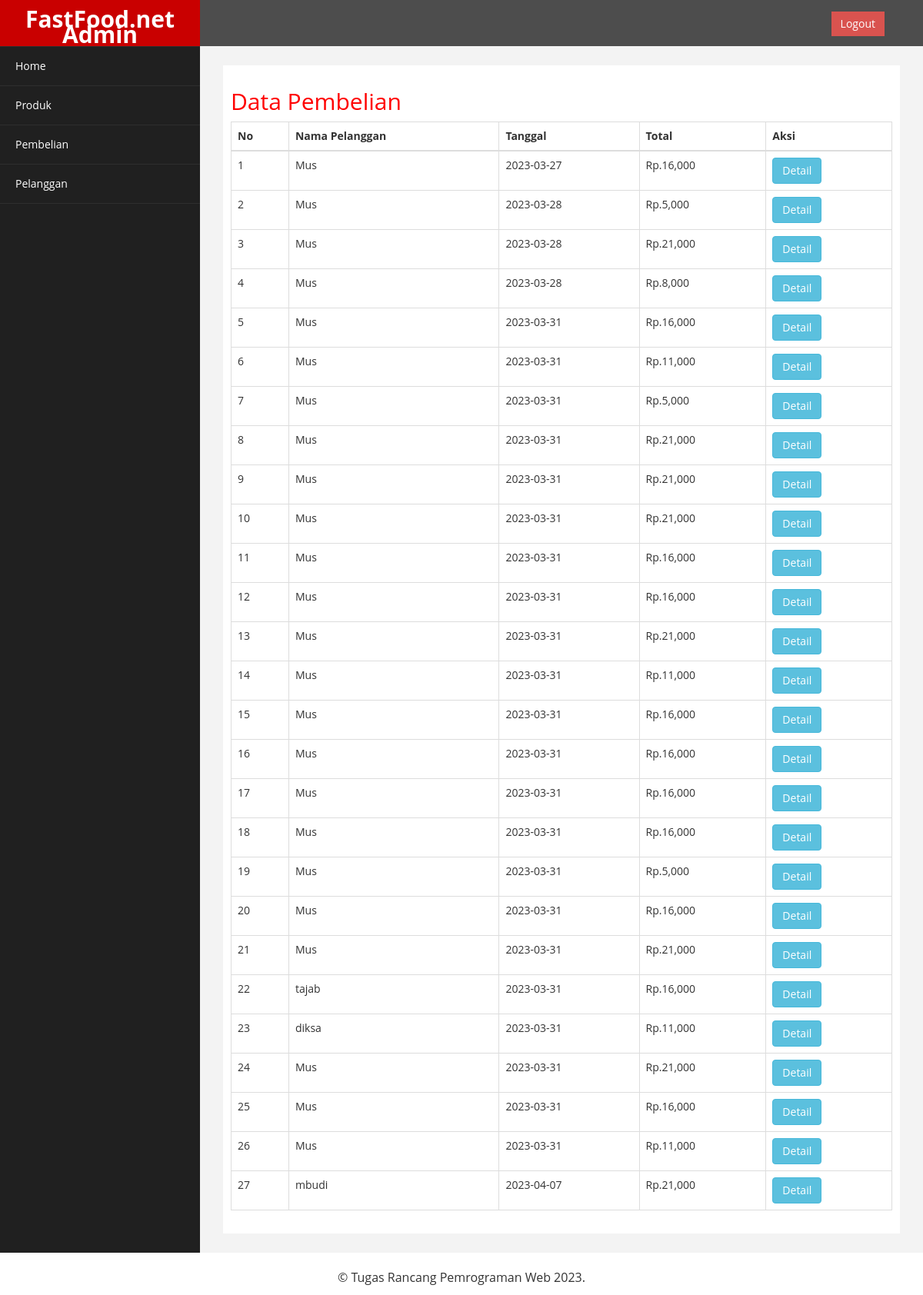
Page /admin/index.php?halaman=pembelian (signed in) on the committed database.
### tables this page shows
CREATE TABLE `pembelian` (
  `id_pembelian` int(11) NOT NULL,
  `tanggal_pembelian` date DEFAULT NULL,
  `jumlah_pembelian` int(11) NOT NULL,
  `ongkir` int(11) NOT NULL,
  `total_pembelian` int(11) DEFAULT NULL,
  `id_pelanggan` int(11) DEFAULT NULL
);

CREATE TABLE `pelanggan` (
  `id_pelanggan` int(11) NOT NULL,
  `email_pelanggan` varchar(100) DEFAULT NULL,
  `password_pelanggan` varchar(50) DEFAULT NULL,
  `nama_pelanggan` varchar(100) DEFAULT NULL,
  `telepon_pelanggan` varchar(15) DEFAULT NULL,
  `alamat_pelanggan` varchar(100) NOT NULL,
  `foto_profil` varchar(100) NOT NULL
);

### admin/pembelian.php (the view, shortened to what this page needs)
<h2>Data Pembelian</h2>
<div class="table-responsive">
	<table class="table table-bordered">
		<thead>
			<tr>
				<th>No</th>
				<th>Nama Pelanggan</th>
				<th>Tanggal</th>
				<th>Total</th>
				<th>Aksi</th>
			</tr>
		</thead>
		<tbody>
			<?php $no=1; ?>
			<?php $query=$conn->query("SELECT * FROM pembelian JOIN pelanggan ON pembelian.id_pelanggan=pelanggan.id_pelanggan") ?>
			<?php while ($data=$query->fetch_assoc()) {
				?>
				<tr>
					<td><?php echo $no++; ?></td>
					<td><?php echo $data['nama_pelanggan']; ?></td>
					<td><?php echo $data['tanggal_pembelian']; ?></td>
					<td>Rp.<?php echo number_format($data['total_pembelian']); ?></td>
					<td>
						<a href="index.php?halaman=detail&id=<?php echo $data['id_pembelian']; ?>" class="btn btn-info">Detail</a>
					</td>
				</tr>
				<?php
			} ?>
		</tbody>
	</table>
</div>

### admin/assets/css/custom.css (style rules this page uses)
body { font-family: 'Open Sans', sans-serif; }
h2 { color: #f00; }

### rows in the picture
pembelian: id_pelanggan.nama_pelanggan "Mus", tanggal_pembelian "2023-03-27", total_pembelian "16,000"
pembelian: id_pelanggan.nama_pelanggan "Mus", tanggal_pembelian "2023-03-28", total_pembelian "5,000"
pembelian: id_pelanggan.nama_pelanggan "Mus", tanggal_pembelian "2023-03-28", total_pembelian "21,000"
pembelian: id_pelanggan.nama_pelanggan "Mus", tanggal_pembelian "2023-03-28", total_pembelian "8,000"
pembelian: id_pelanggan.nama_pelanggan "Mus", tanggal_pembelian "2023-03-31", total_pembelian "16,000"
pembelian: id_pelanggan.nama_pelanggan "Mus", tanggal_pembelian "2023-03-31", total_pembelian "11,000"
pembelian: id_pelanggan.nama_pelanggan "Mus", tanggal_pembelian "2023-03-31", total_pembelian "5,000"
pembelian: id_pelanggan.nama_pelanggan "Mus", tanggal_pembelian "2023-03-31", total_pembelian "21,000"
pembelian: id_pelanggan.nama_pelanggan "Mus", tanggal_pembelian "2023-03-31", total_pembelian "21,000"
pembelian: id_pelanggan.nama_pelanggan "Mus", tanggal_pembelian "2023-03-31", total_pembelian "21,000"
pembelian: id_pelanggan.nama_pelanggan "Mus", tanggal_pembelian "2023-03-31", total_pembelian "16,000"
pembelian: id_pelanggan.nama_pelanggan "Mus", tanggal_pembelian "2023-03-31", total_pembelian "16,000"
pembelian: id_pelanggan.nama_pelanggan "Mus", tanggal_pembelian "2023-03-31", total_pembelian "21,000"
pembelian: id_pelanggan.nama_pelanggan "Mus", tanggal_pembelian "2023-03-31", total_pembelian "11,000"
pembelian: id_pelanggan.nama_pelanggan "Mus", tanggal_pembelian "2023-03-31", total_pembelian "16,000"
pembelian: id_pelanggan.nama_pelanggan "Mus", tanggal_pembelian "2023-03-31", total_pembelian "16,000"
pembelian: id_pelanggan.nama_pelanggan "Mus", tanggal_pembelian "2023-03-31", total_pembelian "16,000"
pembelian: id_pelanggan.nama_pelanggan "Mus", tanggal_pembelian "2023-03-31", total_pembelian "16,000"
pembelian: id_pelanggan.nama_pelanggan "Mus", tanggal_pembelian "2023-03-31", total_pembelian "5,000"
pembelian: id_pelanggan.nama_pelanggan "Mus", tanggal_pembelian "2023-03-31", total_pembelian "16,000"
pembelian: id_pelanggan.nama_pelanggan "Mus", tanggal_pembelian "2023-03-31", total_pembelian "21,000"
pembelian: id_pelanggan.nama_pelanggan "tajab", tanggal_pembelian "2023-03-31", total_pembelian "16,000"
pembelian: id_pelanggan.nama_pelanggan "diksa", tanggal_pembelian "2023-03-31", total_pembelian "11,000"
pembelian: id_pelanggan.nama_pelanggan "Mus", tanggal_pembelian "2023-03-31", total_pembelian "21,000"
pembelian: id_pelanggan.nama_pelanggan "Mus", tanggal_pembelian "2023-03-31", total_pembelian "16,000"
pembelian: id_pelanggan.nama_pelanggan "Mus", tanggal_pembelian "2023-03-31", total_pembelian "11,000"
pembelian: id_pelanggan.nama_pelanggan "mbudi", tanggal_pembelian "2023-04-07", total_pembelian "21,000"
